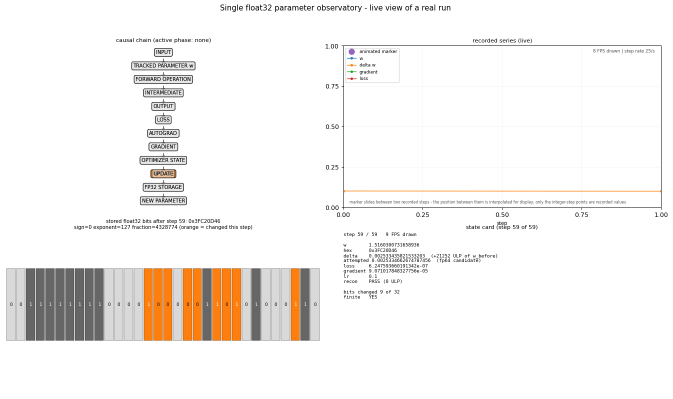
#> input picture evidence/frames_gui/frame_00010.png, 1345 x 798 px, found by its file name (shown at 1/2 size)
$ python make_frame_compare.py
#> lines starting #> are read from the running program, lines starting #| are printed output that depends on the picture
#!/usr/bin/env python3
"""Before/after series-panel comparison figure for the audit PDF.

Crops the 'recorded series (live)' panel (top-right quadrant) from the final
saved frame of the broken 1.0.0 GUI dump and of the fixed 1.1.0 dump, and
lays them out vertically with labels. Uses only Template 07 palette colors.
"""
from __future__ import annotations

import matplotlib as mpl

mpl.use("Agg", force=True)
import matplotlib.font_manager as fm

import matplotlib.pyplot as plt
from PIL import Image

fm.fontManager.addfont("/usr/share/fonts/truetype/dejavu/DejaVuSans.ttf")

plt.rcParams["font.sans-serif"] = ["DejaVu Sans"]
plt.rcParams["axes.unicode_minus"] = False

TEXT_PRIMARY = "#142840"
TEXT_MUTED = "#5a7a96"
ACCENT = "#2d7ab3"
CARD_BG = "#e4ecf5"

OUT = "/home/z/my-project/evidence/report_assets/frame_compare.png"

# series panel region (top-right quadrant, incl. title, excl. neighbour axes)
CROP = dict(x0=0.515, x1=0.995, y0=0.045, y1=0.495)


def crop_series_panel(path: str):
    im = Image.open(path).convert("RGB")
    w, h = im.size
#> w = 1345; h = 798
    return im.crop(
        (
            int(w * CROP["x0"]),
            int(h * CROP["y0"]),
            int(w * CROP["x1"]),
            int(h * CROP["y1"]),
        )
    )
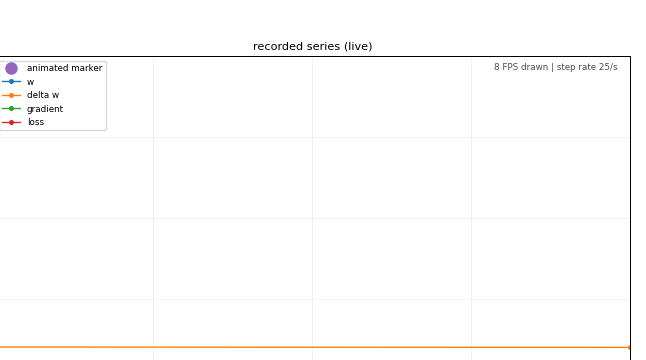
#> returned value: PIL image 646x360 RGB; mean R, G, B 252.8, 252.3, 251.9


before = crop_series_panel("/home/z/my-project/evidence/frames_gui/frame_00010.png")
after = crop_series_panel(
    "/home/z/my-project/evidence/frames_gui_enterprise/frame_00010.png"
)
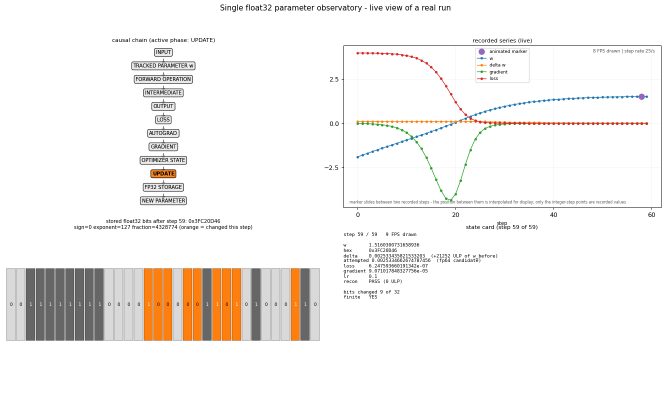
#> input picture evidence/frames_gui_enterprise/frame_00010.png, 1331 x 798 px, found by its file name (shown at 1/2 size)
#> in crop_series_panel (call 2), `return im.crop( ( int(w * CROP["x0"]), int(h * CROP["y0"]), int(w * CR..`:
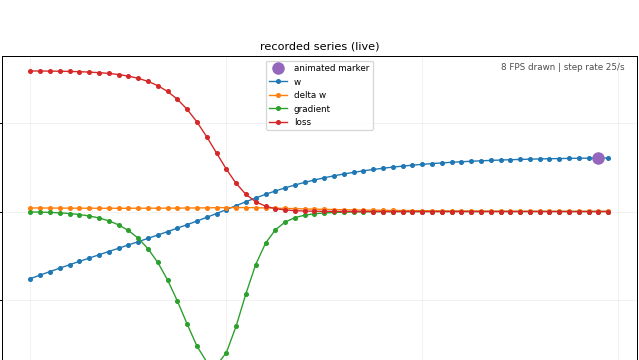
#> returned value: PIL image 639x360 RGB; mean R, G, B 249.5, 248.8, 248.3

# equalise widths (heights are both panel height)
target_w = min(before.width, after.width)
#> target_w = 639


def resize_to_width(im, target_w):
#> called with target_w = 639
    ratio = target_w / im.width
#> ratio = 0.989
    return im.resize((target_w, int(im.height * ratio)), Image.Resampling.LANCZOS)
#> returned value: PIL image 639x356 RGB


before = resize_to_width(before, target_w)
after = resize_to_width(after, target_w)

fig, axes = plt.subplots(
    2, 1, figsize=(8.6, 4.1), dpi=200, constrained_layout=True
)
for ax, img, label, sub in (
    (axes[0], before, "1.0.0 - as uploaded (frame 10 of 10)",
     "data-ink 0.004% - only the legend swatches carry colour"),
    (axes[1], after, "1.1.0 - after the fix (frame 10 of 10)",
     "data-ink 3.6% - four series, marker and trail render"),
):
    ax.imshow(img)
    ax.set_xticks([])
    ax.set_yticks([])
    for spine in ax.spines.values():
        spine.set_visible(False)
    ax.set_title(
        f"{label}   -   {sub}",
        fontsize=9,
        loc="left",
        color=TEXT_PRIMARY,
        pad=4,
    )
#> this loop made 2 passes
#> label on passes 1 to 2: '1.0.0 - as uploaded (frame 10 of 10)', '1.1.0 - after the fix (frame 10 of 10)'
fig.savefig(OUT, facecolor="white")
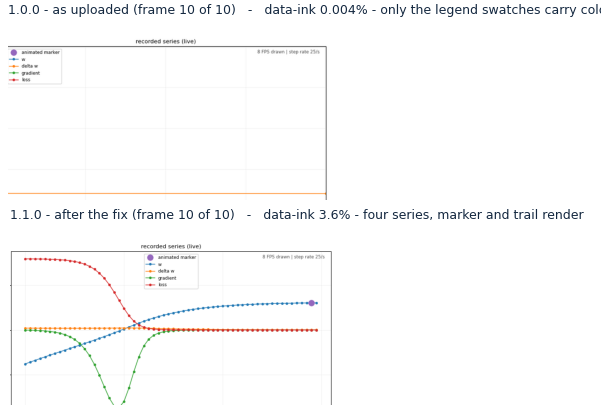
#> figure drawn by matplotlib, 2 panels
plt.close(fig)
print("written", OUT)
